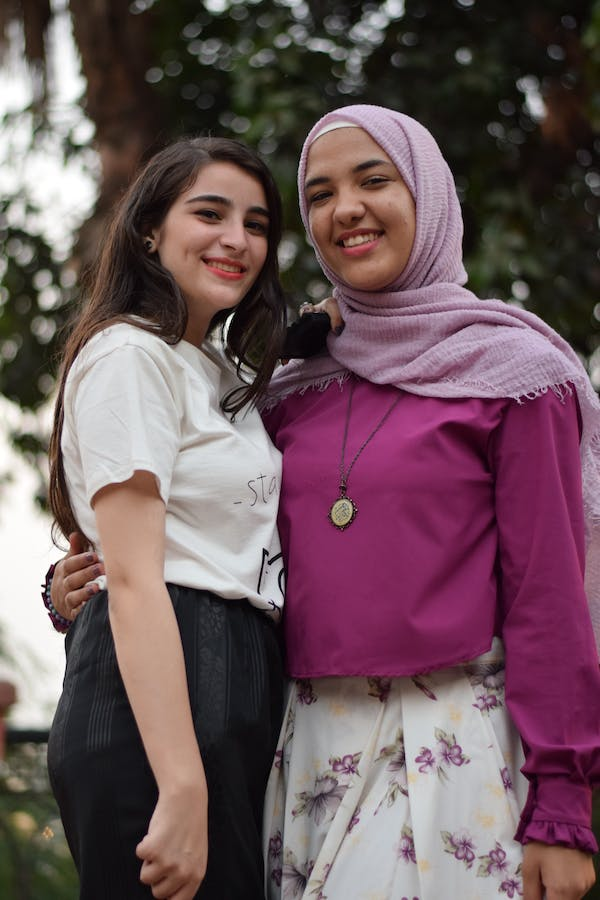
#> input picture image.jpeg, 600 x 900 px
$ python main.py
#> lines starting #> are read from the running program, lines starting #| are printed output that depends on the picture; after the words box and inside, x2 and y2 are one past the last pixel; in counts of white or black regions, pixels touching at a corner belong together
import cv2

# Load the cascade classifier
#download this here https://raw.githubusercontent.com/opencv/opencv/4.x/data/haarcascades/haarcascade_frontalface_default.xml just go there and ctrl + s
face_cascade = cv2.CascadeClassifier("haarcascade_frontalface_default.xml")

# Read the input image
img = cv2.imread("image.jpeg")
#> img is the input picture: shape (900, 600, 3); mean B, G, R 92.1, 86.6, 109.8

# Convert into grayscale
gray = cv2.cvtColor(img, cv2.COLOR_BGR2GRAY)
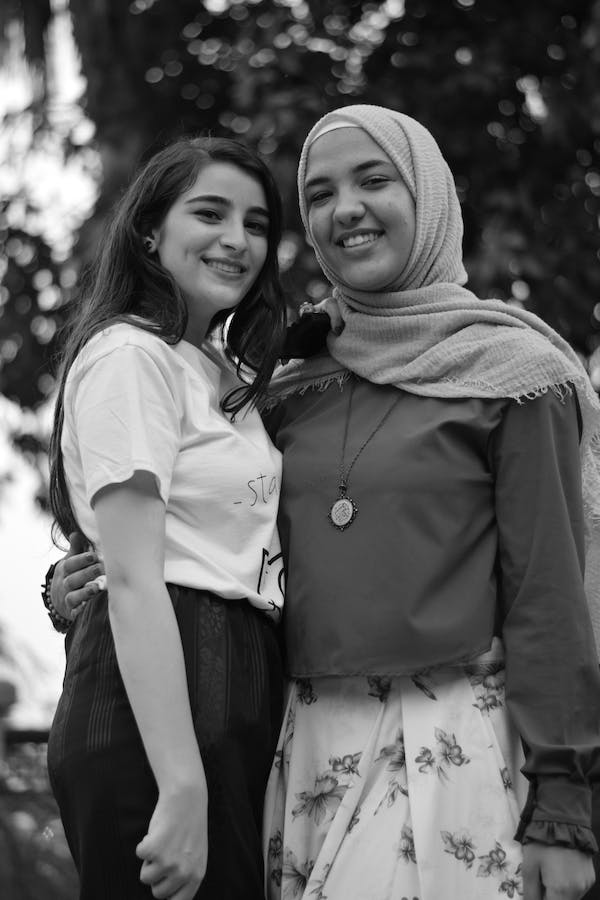
#> gray: shape (900, 600); min 0, max 255, mean 94.2

# Detect faces
faces = face_cascade.detectMultiScale(gray, scaleFactor=1.1, minNeighbors=5)
#> faces = [[155, 162, 139, 139], [282, 122, 156, 156]]

# Draw rectangle around the faces
for (x, y, w, h) in faces:
    cv2.rectangle(img, (x, y), (x+w, y+h), (0, 0, 255), 2)
#> this loop made 2 passes
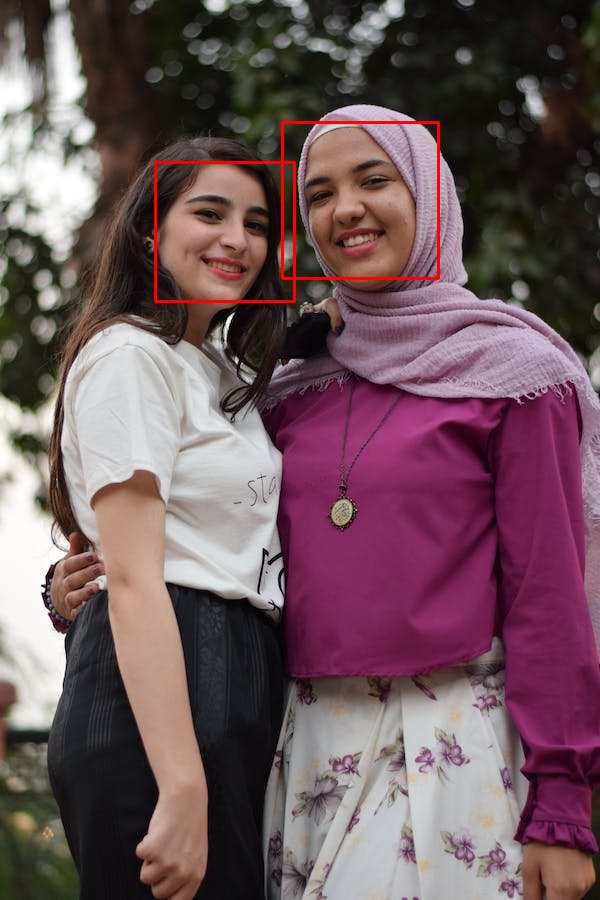
#> img: shape (900, 600, 3); 0.65% of pixels changed, all inside (x1, y1, x2, y2) = (154, 121, 440, 303)

# Save the output image
cv2.imwrite("output.jpg", img)
